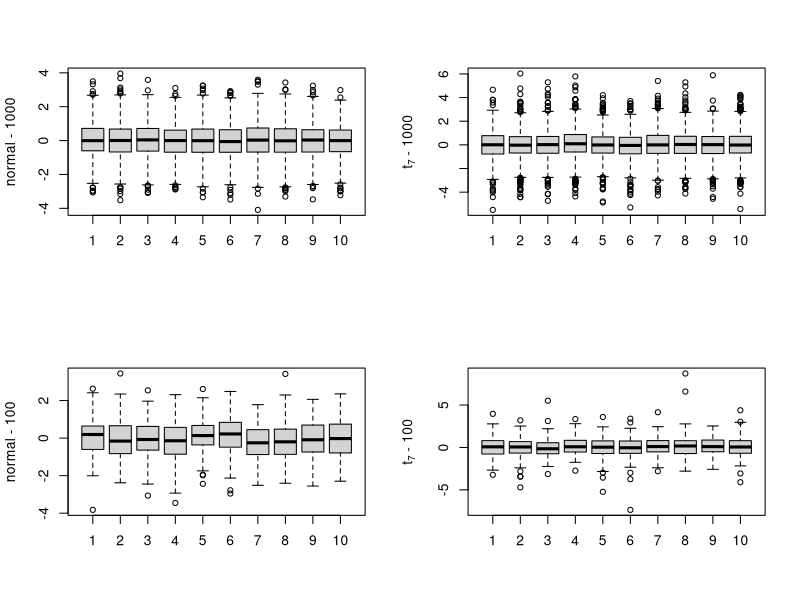
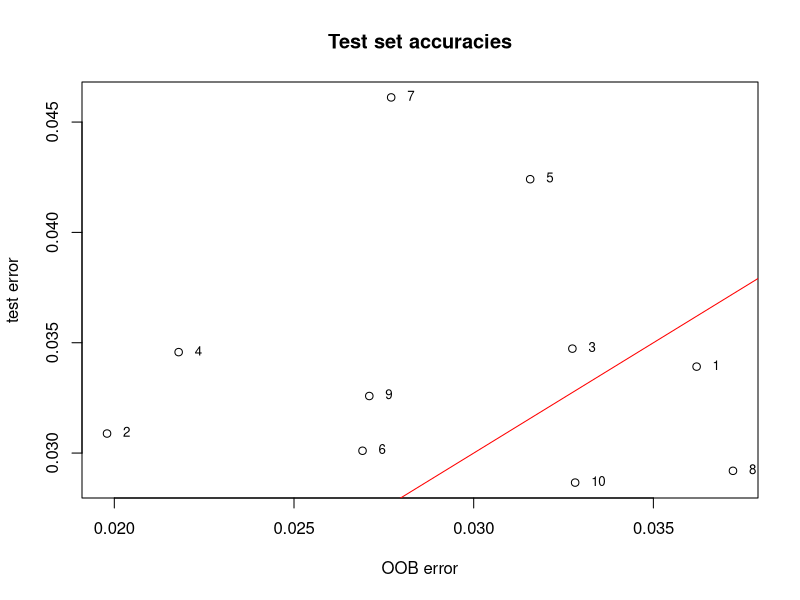

R code for these plots, in order:
## ---- chunk 1
knitr::opts_chunk$set(fig.align = 'center', warning=FALSE, message=FALSE, fig.asp=0.625, dev='png', global.par = TRUE, dev.args=list(pointsize=10), fig.path = 'figs/')
## ---- chunk 2
library(knitr)
local({
  hook_plot = knit_hooks$get('plot')
  knit_hooks$set(plot = function(x, options) {
    paste0('\n\n----\n\n', hook_plot(x, options))
  })
})
## ---- chunk 3
oldpar <- par(mfrow=c(2,2))

tenfold1000 <- rep(1:10, rep(1000,10))

boxplot(split(rnorm(1000*10), tenfold1000), ylab="normal - 1000")
boxplot(split(rt(1000*10, 7), tenfold1000),
    ylab=expression(t[7]*" - 1000"))

tenfold100 <- rep(1:10, rep(100, 10))

boxplot(split(rnorm(100*10), tenfold100), ylab="normal - 100")
boxplot(split(rt(100*10, 7), tenfold100),
    ylab=expression(t[7]*" - 100"))

par(oldpar)

## ---- chunk 4
library(MASS)

sapply(MASS::biopsy, function(x)sum(is.na(x)))
biops <- na.omit(MASS::biopsy[,-1])    # Column 1 is ID

## Examine list element names in randomForest object
names(randomForest::randomForest(class~., data=biops))

sapply(MASS::biopsy, function(x)sum(is.na(x)))
biops <- na.omit(MASS::biopsy[,-1])    # Column 1 is ID

## Examine list element names in randomForest object
names(randomForest::randomForest(class~ ., data=biops))

## ---- chunk 5
## Repeated runs, note variation in OOB accuracy.
OOBerr <- c()
for(i in 1:10) {
  biops.rf  <- randomForest::randomForest(class~ ., data=biops)
  OOBerr[i] <- mean(biops.rf$err.rate[,"OOB"])
  
  print(paste(i, ": OOB err = ", round(OOBerr[i], 4), sep=""))
  print(round(biops.rf$confusion, 4))
}
## ---- chunk 6
print(paste("The mean is", round(mean(OOBerr), 5), "while the variance is", round(var(OOBerr), 9)))
## ---- chunk 7
## Repeated train/test splits: OOB accuracy vs test set accuracy.
oobErr <- c()
testErr <- c()
for(i in 1:10){
  trRows <- sample(1:dim(biops)[1], size=round(dim(biops)[1]/2))
  
  biops.rf <- randomForest::randomForest(class~ ., data=biops[trRows, ],
    xtest=biops[-trRows,-10],
    ytest=biops[-trRows,10])
  
  oobErr[i] <- mean(biops.rf$err.rate[,"OOB"])
  testErr[i] <- mean(biops.rf$test$err.rate[,"Test"])
  
  print(round(c(oobErr[i],testErr[i]),4))
}
## ---- chunk 8
print(paste("The mean of the OOB error is", round(mean(oobErr), 5), "while the mean of the test error is", round(mean(testErr), 5)))
#print(paste("The variance between the two errors is", round(var(c(mean(oobErr), mean(testErr))), 6)))
## ---- chunk 9
plot(oobErr,testErr, xlab="OOB error", ylab="test error", main = "Test set accuracies")
text(x=oobErr, y=testErr, labels=seq(1, length(oobErr), 1), pos=4, offset=0.8, cex=0.8)
abline(0, 1, col="red")
## ---- chunk 10
randomForest::randomForest(class~ ., data=biops, xtest=biops[,-10], ytest=biops[,10])
## ---- chunk 11
obs <- c(751, 594, 1213, 1126, 819)    # Observations

s <- sum(obs)                          # Sum of observations
n <- length(obs)                       # Number of observations

replicatesnr <- 1000                   # Number of posterior samples to draw

# Posterior Thetas
theta_sim <- rgamma(replicatesnr, shape=n, rate=s)

# Posterior Lambdas
lambda_sim <- 1.0/theta_sim

# Estimate of lambda > 1000 | (from the 1000 samples above)
prest_1000 <- sum(lambda_sim > 1000) / replicatesnr    # ~ 0.463


# Estimate of lambda > 1000 | (from n_samples -> +infty)
approx_infty <- 10000000    # The best we can with 16GB RAM (in one run!)
prest_infty <- sum((1.0/rgamma(approx_infty, shape=n, rate=s)) > 1000) / approx_infty    # ~ 0.469

